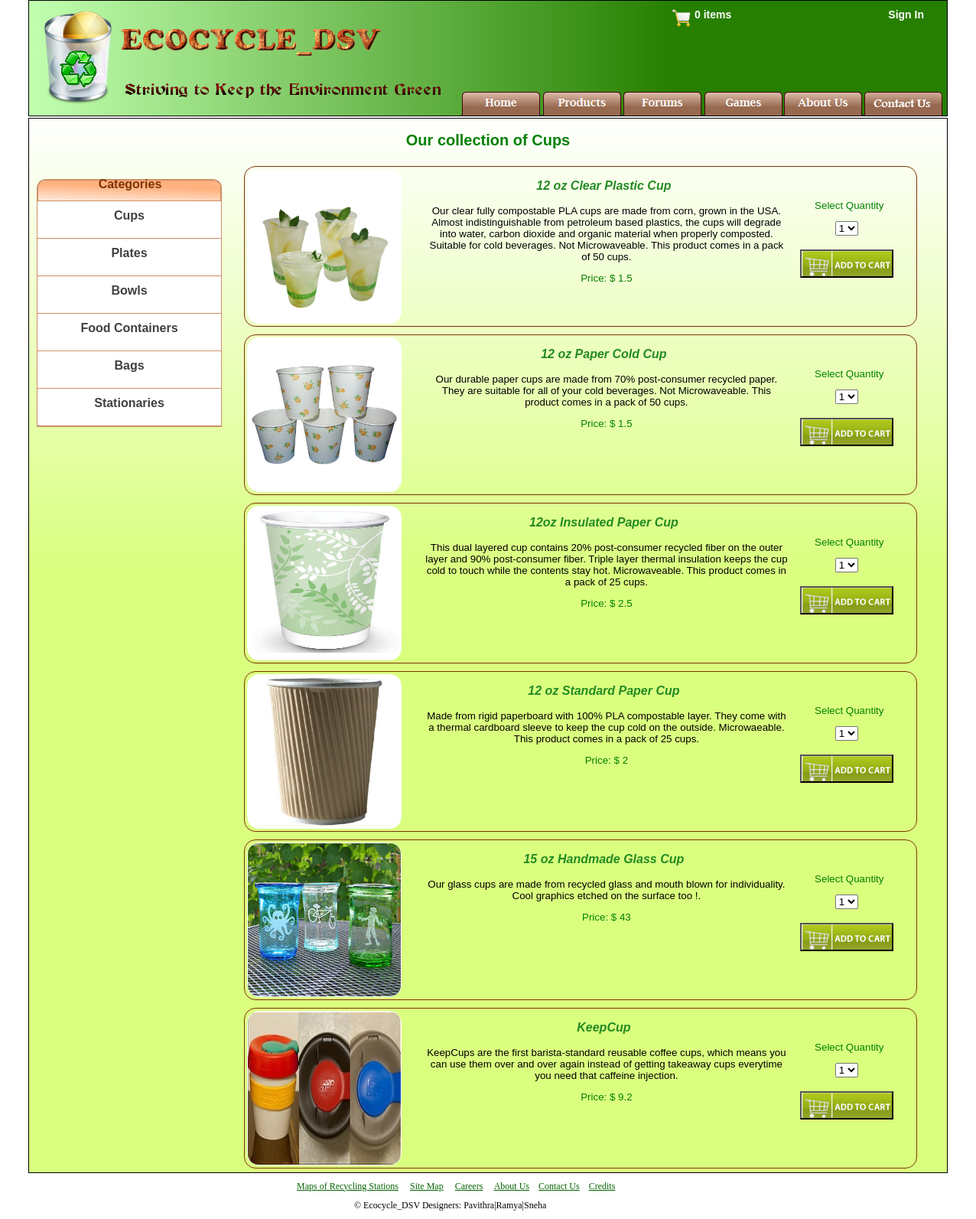
Page /php/productdetails.php?category_id=1 on the committed database.
### tables this page shows
create table category(
 id integer not null primary key auto_increment,
 name varchar(255) not null unique key);

create table product(
 id integer not null primary key auto_increment,
 name varchar(255) not null,
 description varchar(1024) not null,
 category_id integer not null,
 imagepath varchar(255) not null,
 itemprice float not null,
 foreign key (category_id) references category(id)
);

### php/productdetails.php (the view, shortened to what this page needs)
<?php
	if (isset($_REQUEST['category_id'])) {
		$category_id = mysql_real_escape_string($_REQUEST['category_id']);
	}
?>
<!DOCTYPE html PUBLIC "-//W3C//DTD XHTML 1.0 Transitional//EN" "http://www.w3.org/TR/xhtml1/DTD/xhtml1-transitional.dtd">
<html xmlns="http://www.w3.org/1999/xhtml">
	<head>
		<link rel="stylesheet" type="text/css" href="css/style.css" />
		<link rel="stylesheet" type="text/css" href="css/header.css"/>
	</head>
	<body class ='body'>
	<?php include("header.php");
	?>
	<div id="products">
		<div id='cattitle'>
			<?php
				$result = mysql_query("select name from category where id = " . $category_id);
				if ($row = mysql_fetch_array($result)) {
					$catname = $row['name'];
					echo "<h2>Our collection of " . $catname . "</h2>";
				}
				else
				{
					echo "<h4>Invalid category selected !</h4>";
				}
			?>
		</div>
		<div id='container'>
			<div id ='left'>
				<div id="categories">
					<span>Categories</span>
				</div>
				<ul class='pstyle'>
					<li><a href='productdetails.php?category_id=1'>Cups</a></li>
					<li><a href='productdetails.php?category_id=2'>Plates</a></li>
					<li><a href='productdetails.php?category_id=3'>Bowls</a></li>
					<li><a href='productdetails.php?category_id=4'>Food Containers</a></li>
					<li><a href='productdetails.php?category_id=5'>Bags</a></li>
					<li><a href='productdetails.php?category_id=6'>Stationaries</a></li>
				</ul>
			</div>
			<div id='right'>
			<?php
  			$result = mysql_query("SELECT * FROM product WHERE category_id=" . $category_id);
  			while($row = mysql_fetch_array($result))
  			{
  			?>
	 		 <div class='proddetails'>
					<a href="#"><img src="<?php echo $row['imagepath']; ?>" alt="img1" width='200' height='200'/></a>
					<div class='prodtext'>
					<h3><?php echo $row['name']; ?></h3>
					<p> <?php echo $row['description']; ?></p>
					<p class='price'>Price: $ <?php echo $row['itemprice']; ?> </p>
					</div>
					<div class='formdiv'>
						<p>Select Quantity</p>
						<form action="productDetails.php?category_id=<?php echo $category_id; ?>" method="post">
							<select name="quantity">
								<option value='1'>1</option>
							</select><br/><br/>
							<input type="submit" value=""/>
						</form>
					</div>
				</div>
			<?php }
			?>
			</div>
		</div>
	</div>
	<?php include("footer.php");
	?>
</body>
</html>

### php/header.php (shortened to what this page needs)
<?php
	if (!isset($_SESSION["productids"]))
	{
		$itemCount = 0;
	}
	else {
		$itemCount = count($_SESSION['productids']);
	}
?>
<div id="header" class="borderstyle">
	<div id="logo">
		<img src="images/trash.png" style="margin:55px 0px 0px 40px; " alt="Logo"/>
	</div>
	<div id="company">
		<div id="companyname"></div>
		<div id="tagline"></div>
	</div>
	<div id="menu">
		<div id="cartDiv">
			<a href="orderreview.php" style="text-decoration:none;"><img src="images/cart.png" height="25px" alt="Cart" style="float:left;"/>
			<span id="itemcount"><?php echo $itemCount ?> items</span></a>
			<span style="float:right;">
			<?php include ("sessionvalues.php");
				 if(!isset($_SESSION['memId'])){ ?>
				<a href="login.php">Sign In</a>
				<?php }else{ ?>
				<a href="myaccount.php">My Account</a>
				<a href="signout.php">Sign Out</a>
				<?php } ?>
			</span>
		</div>
		<ul>
			<li>
				<a href=""><img src ="images/home.png" class="menuhome" alt="Home Menu"/></a>
			</li>
			<li>
				<a href="products.php"><img src="images/products.png" class="menuproducts" alt="Products Menu"/></a>
			</li>
			<li>
				<a href="forumspage1.php"><img src="images/forums.png" class="menuforum" alt="Forums Menu"/></a>
			</li>
			<li>
				<a href="games.php"><img src="images/games.png" class="menugames" alt="Games Menu"/></a>
			</li>
			<li>
				<a href="aboutus.php"><img src="images/aboutus.png" class="menuaboutus" alt="AboutUs Menu"/></a>
			</li>
			<li>
				<a href="contactus.php"><img src="images/contactus.png" class="menucontactus" alt="ContactUs Menu"/></a>
			</li>
		</ul>
	</div>
</div>

### php/footer.php (shortened to what this page needs)
<div id="footer">
       <div id="links">
                                <a  href="">Maps of Recycling Stations</a>
                                <a  href="">Site Map</a>
                                <a  href="">Careers</a>
                                <a  href="aboutus.php">About Us</a>
                                <a  href="contactus.php">Contact Us</a>
                                <a  href="credits.php">Credits</a>
                        <div id="copyright">
                           &copy; Ecocycle_DSV Designers: Pavithra|Ramya|Sneha
                        </div>
        </div>
    		</div>

### css/style.css (style rules this page uses)
.body { margin:0; padding:0; }
#products { margin:0 auto; margin-top:2px; width:1200px; border:solid 1px #000; background:url("../images/bgquiz.png"); background-repeat:repeat-x; background-color:#DAFF7F; overflow:hidden; font-family:"lucida grande",Verdana, Arial, Helvetica, sans-serif; }
#categories { height:30px; background:url("../images/products_heading2.png"); background-repeat:no-repeat; width:244px; text-align:center; vertical-align:bottom; font-weight:bold; color:#7F3300; }
div#container { position:relative; border:1px; margin-right:auto; margin-left:auto; }
div#left { width:20%; float:left; margin:30px 20px 0px 10px; font-size:1em; border-width: 0px; border-style: solid; border-color: green; }
div#right { top:0; right:0; width:77%; padding-top: 10px; float:right; }
#left ul { padding:0; display:block; margin:0; width:100%; border:solid 1px #CE8E67; list-style-type:none; text-align:center; }
#left li { background-color:#FFFFFF; border-bottom:solid 1px #CE8E67; cursor:pointer; height:38px; display:block; padding-top:10px; }
#left a { color :#404040; text-decoration:none; font-weight:bold; display:block; width:100%; padding:0; }
div#cattitle h2 { font-size:15pt; color:green; }
div#cattitle { border-bottom: 0px; margin: 0 auto; height:30px; text-align:center; }
div.proddetails { margin: 5px; border: 1px solid #7F3300; border-radius:15px; height: auto; width: 95%; float: left; text-align: center; }
div.proddetails img { display: inline; float:left; left:0; margin: 3px; border-radius:15px; border: 1px solid #ffffff; }
div.prodtext { float:left; width:55%; padding-left:20px; }
div.prodtext h3 { font-size:12pt; color:#228B22; padding-top:0px; text-align:center; font-style:italic; }
div.prodtext p { font-size:10pt; color:#000000; }
div.prodtext p.price { color:green; }
div.formdiv p { color:green; font-size:10pt; }
div.formdiv { padding:30px 30px 0px 0px; float:right; }
div.formdiv option { width:30px; height:20px; font-size:12pt; }
div.formdiv input { width:122px; height:37px; font-size:12pt; background:url("../images/addtocart-green1.png"); background-repeat:no-repeat; }
p { font-size:10pt; padding-left:7px; }
p { font-size:12pt; padding-left:7px; }

### css/header.css (style rules this page uses)
#header { width: 1200px; height: 150px; border: solid 1px #000; background-image: url('../images/headerbg3.png'); background-repeat: repeat-y; margin: 0 auto; font-family: Verdana, Geneva, Arial, Helvetica, sans-serif; }
#logo { width: 120px; height: 125px; float: left; background-image: url('../images/bin.png'); background-repeat: no-repeat; margin: 10px 0px 10px 0px; }
#company { width: 200px; height: 100px; float: left; }
#companyname { width: 340px; height: 90px; margin-bottom: 5px; margin-top: 5px; background-image: url('../images/name3.png'); background-position: center; background-repeat: no-repeat; }
#tagline { width: 430px; height: 30px; margin-top: 5px; background-image: url('../images/tagline3.png'); background-repeat: no-repeat; }
#menu { float: right; width: 670px; }
#menu ul { list-style-type: none; margin: 113px 0px 0px 35px; padding: 0; width: 700px; }
#menu li { display: block; padding-top: 5px; float: left; width: 105px; height: 25px; }
#menu div { color: white; font-weight: bold; padding-right: 10px; padding-top: 10px; }
#cartDiv { width: 350px; float: right; }
#cartDiv a { text-decoration: none; color: #FFFFFF; font-size:14px; margin-right:20px; }
#cartDiv img { margin-right:5px; }
#links { left:360px; font-size: 12px; }
#links a { color:#046400; }
#footer { width:500px; height:50px; margin:0 auto; padding-top:10px; }
#copyright { margin:10px auto; font-size:12px; width:350px; }

### rows in the picture
category: name "Cups"
product: imagepath (picture), name "12 oz Clear Plastic Cup", description "Our clear fully compostable PLA cups are made from corn, grown in the USA. Almost indistinguishable from petroleum based plastics, the cups will degrade into water, carbon dioxide and organic material when properly composted. Suitable for cold beverages. Not Microwaveable. This product comes in a pack of 50 cups.", itemprice "1.5"
product: imagepath (picture), name "12 oz Paper Cold Cup", description "Our durable paper cups are made from 70% post-consumer recycled paper. They are suitable for all of your cold beverages. Not Microwaveable. This product comes in a pack of 50 cups.", itemprice "1.5"
product: imagepath (picture), name "12oz Insulated Paper Cup", description "This dual layered cup contains 20% post-consumer recycled fiber on the outer layer and 90% post-consumer fiber. Triple layer thermal insulation keeps the cup cold to touch while the contents stay hot. Microwaveable. This product comes in a pack of 25 cups.", itemprice "2.5"
product: imagepath (picture), name "12 oz Standard Paper Cup", description "Made from rigid paperboard with 100% PLA compostable layer. They come with a thermal cardboard sleeve to keep the cup cold on the outside. Microwaeable. This product comes in a pack of 25 cups.", itemprice "2"
product: imagepath (picture), name "15 oz Handmade Glass Cup", description "Our glass cups are made from recycled glass and mouth blown for individuality. Cool graphics etched on the surface too !.", itemprice "43"
product: imagepath (picture), name "KeepCup", description "KeepCups are the first barista-standard reusable coffee cups, which means you can use them over and over again instead of getting takeaway cups everytime you need that caffeine injection.", itemprice "9.2"

### other values in the picture
$itemCount "0"
